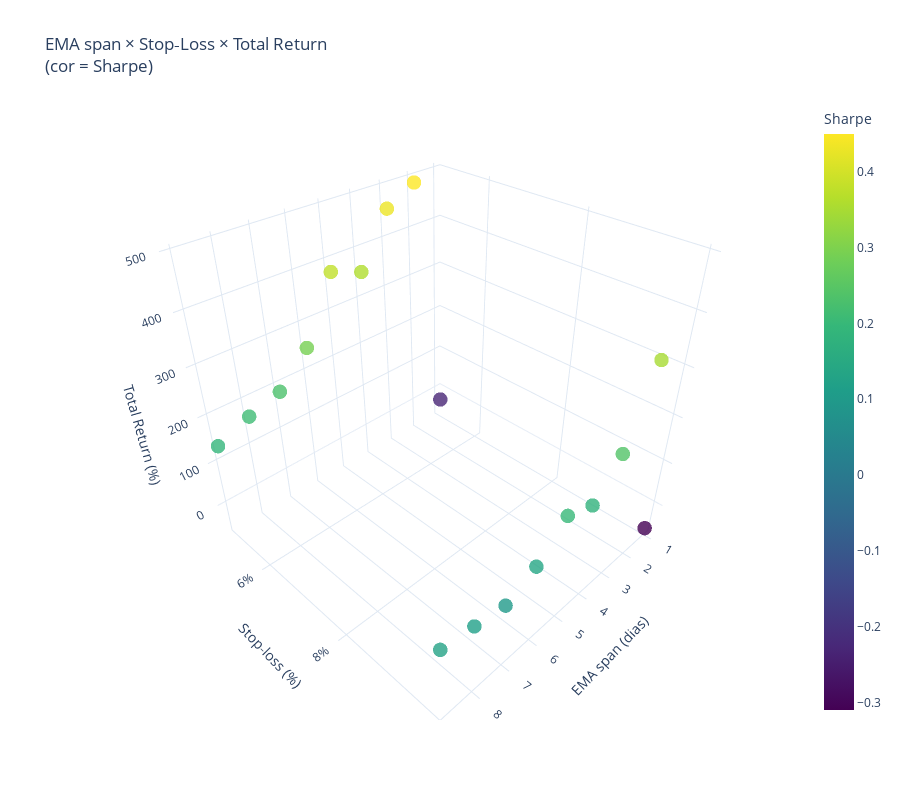

Notebook code for this chart:
### Code cell
import numpy as np
import pandas as pd

# ----------------------------------------------------------------------
# 1. Parâmetros de teste
# ----------------------------------------------------------------------
periods = np.arange(1, 31)                 # EMA span (lookback) 1 … 30
stop_losses = np.arange(0.03, 0.13, 0.01)  # Stop‑loss 1% … 20%

n_p, n_sl = len(periods), len(stop_losses)
returns_mat  = np.zeros((n_p, n_sl))       # Total Return (%)
sharpe_mat   = np.zeros((n_p, n_sl))       # Sharpe

# ----------------------------------------------------------------------
# 2. Loop sobre todas as combinações
# ----------------------------------------------------------------------
for i, p in enumerate(periods):
    for j, sl in enumerate(stop_losses):
        _, m = top_performers_strategy(
            crypto_data,
            lookback_period=7,
            ema_span=int(p),
            num_top_coins=5,
            initial_capital=10_000,
            stop_loss_pct=sl,
            check_interval_hours=1,
            start_date=custom_start_date,
            end_date=custom_end_date,
        )
        returns_mat[i, j] = float(m["Strategy_Total_Return"].strip("%"))
        sharpe_mat[i,  j] = float(m["Strategy_Sharpe"])

# ----------------------------------------------------------------------
# 3. Constrói um Scatter 3‑D
# ----------------------------------------------------------------------
# Achata as matrizes para listas (um ponto por combinação)
x = np.repeat(periods, n_sl)        # EMA span
y = np.tile(stop_losses, n_p)       # stop‑loss
z = returns_mat.flatten()           # Total Return (%)
c = sharpe_mat.flatten()            # cor = Sharpe

fig = go.Figure(
    data=go.Scatter3d(
        x=x, y=y, z=z,
        mode='markers',
        marker=dict(
            size=5,
            color=c,
            colorscale='Viridis',
            colorbar=dict(title='Sharpe'),
            opacity=0.8,
        ),
        text=[f"EMA {px}<br>SL {sy:.0%}<br>Return {rz:.2f}%<br>Sharpe {sc:.2f}"
              for px, sy, rz, sc in zip(x, y, z, c)]
    )
)

fig.update_layout(
    title="EMA span × Stop‑Loss × Total Return<br>(cor = Sharpe)",
    scene=dict(
        xaxis_title="EMA span (dias)",
        yaxis_title="Stop‑loss (%)",
        zaxis_title="Total Return (%)",
        yaxis_tickformat=".0%",
    ),
    template="plotly_white",
    height=800,
)

fig.show()

### Figure 1 — Plotly figure (JSON) as saved in the notebook; plotly's stock layout.template omitted (floating-point values rounded to 4 significant figures)
{"data": [{"marker": {"color": [-0.23, -0.31, 0.45, 0.35, 0.43, 0.24, 0.36, 0.18, 0.38, 0.2, 0.29, 0.14, 0.23, 0.1, 0.21, 0.12, 0.19, 0.13], "colorbar": {"title": {"text": "Sharpe"}}, "colorscale": [[0, "#440154"], [0.1111, "#482878"], [0.2222, "#3e4989"], [0.3333, "#31688e"], [0.4444, "#26828e"], [0.5556, "#1f9e89"], [0.6667, "#35b779"], [0.7778, "#6ece58"], [0.8889, "#b5de2b"], [1, "#fde725"]], "opacity": 0.8, "size": 5}, "mode": "markers", "text": ["EMA 1<br>SL 5%<br>Return -27.27%<br>Sharpe -0.23", "EMA 1<br>SL 10%<br>Return -57.21%<br>Sharpe -0.31", "EMA 2<br>SL 5%<br>Return 489.97%<br>Sharpe 0.45", "EMA 2<br>SL 10%<br>Return 344.47%<br>Sharpe 0.35", "EMA 3<br>SL 5%<br>Return 458.31%<br>Sharpe 0.43", "EMA 3<br>SL 10%<br>Return 199.46%<br>Sharpe 0.24", "EMA 4<br>SL 5%<br>Return 356.37%<br>Sharpe 0.36", "EMA 4<br>SL 10%<br>Return 133.57%<br>Sharpe 0.18", "EMA 5<br>SL 5%<br>Return 378.83%<br>Sharpe 0.38", "EMA 5<br>SL 10%<br>Return 156.77%<br>Sharpe 0.20", "EMA 6<br>SL 5%<br>Return 251.92%<br>Sharpe 0.29", "EMA 6<br>SL 10%<br>Return 98.02%<br>Sharpe 0.14", "EMA 7<br>SL 5%<br>Return 188.71%<br>Sharpe 0.23", "EMA 7<br>SL 10%<br>Return 67.09%<br>Sharpe 0.10", "EMA 8<br>SL 5%<br>Return 168.08%<br>Sharpe 0.21", "EMA 8<br>SL 10%<br>Return 80.39%<br>Sharpe 0.12", "EMA 9<br>SL 5%<br>Return 139.63%<br>Sharpe 0.19", "EMA 9<br>SL 10%<br>Return 92.00%<br>Sharpe 0.13"], "type": "scatter3d", "x": [1, 1, 2, 2, 3, 3, 4, 4, 5, 5, 6, 6, 7, 7, 8, 8, 9, 9], "y": [0.05, 0.1, 0.05, 0.1, 0.05, 0.1, 0.05, 0.1, 0.05, 0.1, 0.05, 0.1, 0.05, 0.1, 0.05, 0.1, 0.05, 0.1], "z": [-27.27, -57.21, 490.0, 344.5, 458.3, 199.5, 356.4, 133.6, 378.8, 156.8, 251.9, 98.02, 188.7, 67.09, 168.1, 80.39, 139.6, 92]}], "layout": {"height": 800, "scene": {"xaxis": {"title": {"text": "EMA span (dias)"}}, "yaxis": {"tickformat": ".0%", "title": {"text": "Stop‑loss (%)"}}, "zaxis": {"title": {"text": "Total Return (%)"}}}, "title": {"text": "EMA span × Stop‑Loss × Total Return<br>(cor = Sharpe)"}}}
